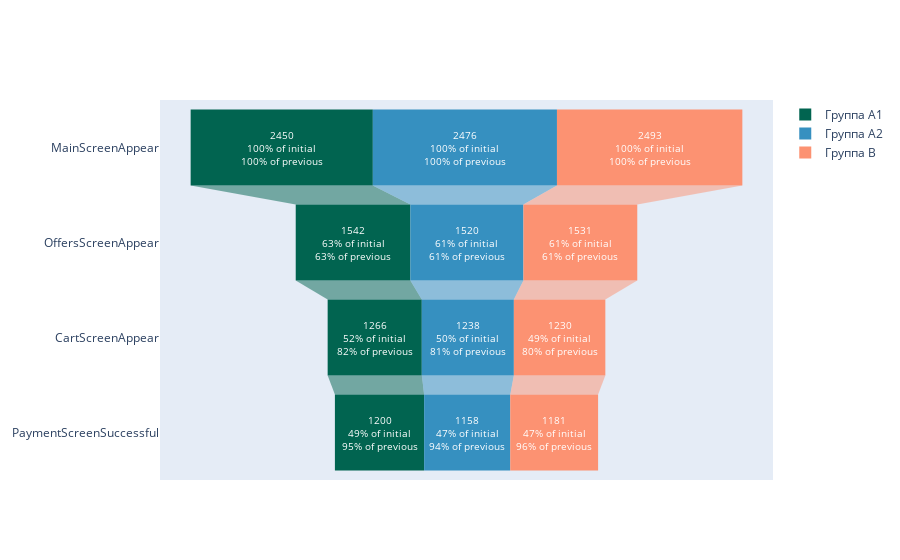

This figure's notebook cell:
### Markdown cell above
Добавим воронку с разбивкой по группам и событиям. Сравним размеры групп на каждом этапе воронки.

### Code cell
from plotly import graph_objects as go

fig = go.Figure()

fig.add_trace(go.Funnel(
    name = 'Группа А1',
    y = ["MainScreenAppear", "OffersScreenAppear", "CartScreenAppear", "PaymentScreenSuccessful"],
    x = [2450, 1542, 1266, 1200],
    textinfo = "value+percent initial+percent previous",
    marker = {"color": "#016450"},
    insidetextfont = {'color': 'white', 'size': 10}))

fig.add_trace(go.Funnel(
    name = 'Группа А2',
    orientation = "h",
    y = ["MainScreenAppear", "OffersScreenAppear", "CartScreenAppear", "PaymentScreenSuccessful"],
    x = [2476, 1520, 1238, 1158],
    textposition = "inside",
    textinfo = "value+percent initial+percent previous",
    marker = {"color": "#3690c0"},
    insidetextfont = {'color': 'white', 'size': 10}))

fig.add_trace(go.Funnel(
    name = 'Группа В',
    orientation = "h",
    y = ["MainScreenAppear", "OffersScreenAppear", "CartScreenAppear", "PaymentScreenSuccessful"],
    x = [2493, 1531, 1230, 1181],
    textposition = "inside",
    textinfo = "value+percent initial+percent previous",
    marker = {"color": "#fc9272"},
    insidetextfont = {'color': 'white', 'size': 10}))

fig.show()

### Figure 1 — Plotly figure (JSON) as saved in the notebook; plotly's stock layout.template omitted (floating-point values rounded to 4 significant figures)
{"data": [{"insidetextfont": {"color": "white", "size": 10}, "marker": {"color": "#016450"}, "name": "Группа А1", "textinfo": "value+percent initial+percent previous", "type": "funnel", "x": [2450, 1542, 1266, 1200], "y": ["MainScreenAppear", "OffersScreenAppear", "CartScreenAppear", "PaymentScreenSuccessful"]}, {"insidetextfont": {"color": "white", "size": 10}, "marker": {"color": "#3690c0"}, "name": "Группа А2", "orientation": "h", "textinfo": "value+percent initial+percent previous", "textposition": "inside", "type": "funnel", "x": [2476, 1520, 1238, 1158], "y": ["MainScreenAppear", "OffersScreenAppear", "CartScreenAppear", "PaymentScreenSuccessful"]}, {"insidetextfont": {"color": "white", "size": 10}, "marker": {"color": "#fc9272"}, "name": "Группа В", "orientation": "h", "textinfo": "value+percent initial+percent previous", "textposition": "inside", "type": "funnel", "x": [2493, 1531, 1230, 1181], "y": ["MainScreenAppear", "OffersScreenAppear", "CartScreenAppear", "PaymentScreenSuccessful"]}], "layout": {}}
